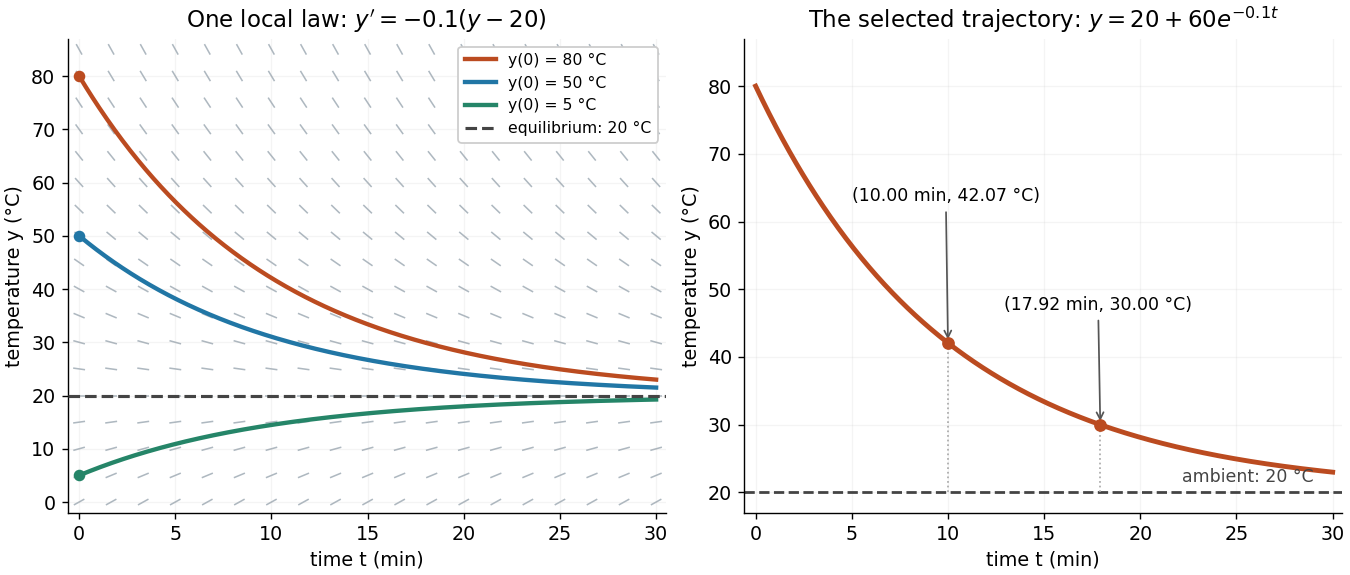

Generate this figure with Python:
"""Draw Newton cooling trajectories; tested with Python 3.14, NumPy, Matplotlib."""
from pathlib import Path

import matplotlib.pyplot as plt
from matplotlib.collections import LineCollection
import numpy as np


def cooling(t, initial):
    return 20.0 + (initial - 20.0) * np.exp(-0.1 * t)


plt.rcParams.update({"font.size": 11, "axes.spines.top": False, "axes.spines.right": False})
fig, axes = plt.subplots(1, 2, figsize=(10.8, 4.6), dpi=125, constrained_layout=True)
fig.patch.set_facecolor("white")
t = np.linspace(0.0, 30.0, 601)
colors = ("#bb4b20", "#2176a5", "#258568")

for initial, color in zip((80.0, 50.0, 5.0), colors):
    axes[0].plot(t, cooling(t, initial), color=color, lw=2.5,
                 label=f"y(0) = {initial:g} °C", zorder=3)
    axes[0].scatter([0], [initial], s=32, color=color, zorder=4)
axes[0].axhline(20.0, color="#444444", linestyle="--", lw=1.8,
               label="equilibrium: 20 °C", zorder=3)
axes[0].set(xlim=(-0.6, 30.5), ylim=(-2, 87), xlabel="time t (min)",
            ylabel="temperature y (°C)", title=r"One local law: $y'=-0.1(y-20)$")
axes[0].legend(loc="upper right", fontsize=9, framealpha=1)

axes[1].plot(t, cooling(t, 80.0), color=colors[0], lw=2.8)
axes[1].axhline(20.0, color="#444444", linestyle="--", lw=1.6)
axes[1].set(xlim=(-0.6, 30.5), ylim=(17, 87), xlabel="time t (min)",
            ylabel="temperature y (°C)", title=r"The selected trajectory: $y=20+60e^{-0.1t}$")
for moment, text_y in ((10.0, 63.0), (10.0 * np.log(6.0), 47.0)):
    value = cooling(moment, 80.0)
    axes[1].plot([moment, moment], [20.0, value], color="#aaaaaa", lw=1, linestyle=":")
    axes[1].scatter([moment], [value], color=colors[0], s=40, zorder=4)
    axes[1].annotate(f"({moment:.2f} min, {value:.2f} °C)",
                     xy=(moment, value), xytext=(moment - 5.0, text_y),
                     arrowprops={"arrowstyle": "->", "color": "#555555"}, fontsize=10)
axes[1].text(29.0, 21.6, "ambient: 20 °C", ha="right", fontsize=10, color="#444444")

for ax in axes:
    ax.set_facecolor("white")
    ax.grid(alpha=0.13)

# Normalize segment lengths in display coordinates without changing dy/dt.
# This keeps the field readable even though the two axes have different units.
fig.canvas.draw()
grid_t, grid_y = np.meshgrid(np.linspace(0, 30, 19), np.arange(0, 86, 5))
points = np.column_stack((grid_t.ravel(), grid_y.ravel()))
directions = np.column_stack((np.ones(points.shape[0]), -0.1 * (points[:, 1] - 20.0)))
display = axes[0].transData.transform(points)
vectors = axes[0].transData.transform(points + directions) - display
vectors /= np.linalg.norm(vectors, axis=1)[:, None]
endpoints = np.stack((display - 6.0 * vectors, display + 6.0 * vectors), axis=1)
segments = axes[0].transData.inverted().transform(endpoints.reshape(-1, 2)).reshape(-1, 2, 2)
axes[0].add_collection(LineCollection(segments, colors="#aeb8c0", linewidths=0.9, zorder=1))
fig.savefig(Path.cwd() / "ode-cooling-direction-field.png", facecolor="white", transparent=False)
plt.close(fig)
